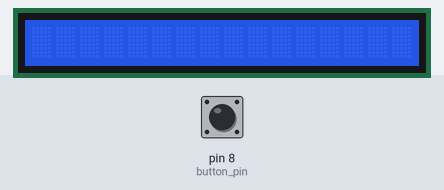
This sketch was run on a simulated Arduino Uno, built with avr-gcc and run on an emulated ATmega328P. Shown: 16×1 character LCD. Inputs (shaded band) come from the test bench; at power-on: pin 8 (button_pin) LOW. What the sketch prints to the serial monitor is not drawn.

Above: at 1.2 s.
1.3 s: pin 8 (button_pin) pulled HIGH for 1 s
At 1.58 s:
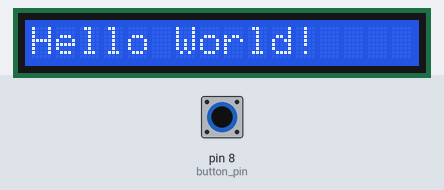
3.8 s: pin 8 (button_pin) pulled HIGH for 3.2 s
Timing chart, 0 to 6.8 s (numbered marks = the images above; inputs shaded):
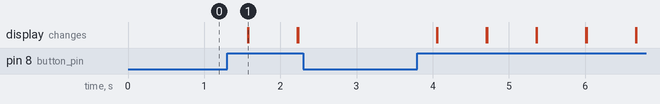

The sketch:

LCD_DisplayTest1.ino
```cpp
#include <LiquidCrystal.h>
const int rs=12, en = 11, d4 = 5, d5 = 4, d6 = 3, d7 = 2;
const int button_pin = 8;
int button_state;
int previous, output_state;
long time_now;
int debounce = 150;
LiquidCrystal lcd(rs, en, d4, d5, d6, d7);
/*
void LCD_Display(){
  lcd.clear();
  lcd.print("Hello World!");
}
*/
void setup() {
  // put your setup code here, to run once:
pinMode(button_pin, INPUT);
lcd.begin(16,1);
lcd.setCursor(0,1);
lcd.clear();
Serial.begin(9600);
}

void loop() {
  // put your main code here, to run repeatedly:
  lcd.noBlink();
button_state = digitalRead(button_pin);
if(button_state == HIGH && previous == LOW && millis()-time_now > debounce){
if(button_state != 0){
  Serial.println("Button Pressed");
  Serial.println(button_state);
  //LCD_Display();
  lcd.clear();
  lcd.display();
  lcd.print("Hello World!");
  delay(10);
  lcd.clear();
  delay(10);
}
else{
  Serial.println("Unpressed");
  lcd.noDisplay();
}
time_now = millis();
}
previous = !button_state;
delay(150);
}
```

Measured:
- after the input at 1.3 s, the display: changes after 0.27 s (image 1)
